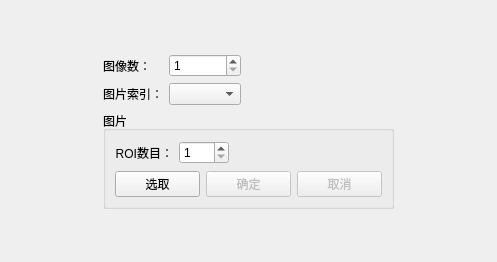
<?xml version="1.0" encoding="UTF-8"?>
<ui version="4.0">
 <class>composeND_preWidget</class>
 <widget class="QWidget" name="composeND_preWidget">
  <property name="geometry">
   <rect>
    <x>0</x>
    <y>0</y>
    <width>497</width>
    <height>262</height>
   </rect>
  </property>
  <property name="windowTitle">
   <string>composeND_preWidget</string>
  </property>
  <layout class="QGridLayout" name="gridLayout_4">
   <item row="0" column="1">
    <spacer name="verticalSpacer_2">
     <property name="orientation">
      <enum>Qt::Vertical</enum>
     </property>
     <property name="sizeHint" stdset="0">
      <size>
       <width>20</width>
       <height>1</height>
      </size>
     </property>
    </spacer>
   </item>
   <item row="1" column="0">
    <spacer name="horizontalSpacer_5">
     <property name="orientation">
      <enum>Qt::Horizontal</enum>
     </property>
     <property name="sizeHint" stdset="0">
      <size>
       <width>0</width>
       <height>20</height>
      </size>
     </property>
    </spacer>
   </item>
   <item row="1" column="1">
    <layout class="QGridLayout" name="gridLayout_3">
     <item row="0" column="0">
      <layout class="QGridLayout" name="gridLayout_2">
       <item row="0" column="0">
        <widget class="QLabel" name="lb_imNum">
         <property name="text">
          <string>图像数：</string>
         </property>
        </widget>
       </item>
       <item row="0" column="1">
        <widget class="QSpinBox" name="sp_imNum">
         <property name="minimum">
          <number>1</number>
         </property>
         <property name="maximum">
          <number>3</number>
         </property>
        </widget>
       </item>
       <item row="1" column="0">
        <widget class="QLabel" name="label">
         <property name="text">
          <string>图片索引：</string>
         </property>
         <property name="alignment">
          <set>Qt::AlignRight|Qt::AlignTrailing|Qt::AlignVCenter</set>
         </property>
        </widget>
       </item>
       <item row="1" column="1">
        <widget class="QComboBox" name="cob_imIdx"/>
       </item>
       <item row="1" column="2">
        <spacer name="horizontalSpacer_3">
         <property name="orientation">
          <enum>Qt::Horizontal</enum>
         </property>
         <property name="sizeHint" stdset="0">
          <size>
           <width>78</width>
           <height>20</height>
          </size>
         </property>
        </spacer>
       </item>
      </layout>
     </item>
     <item row="1" column="0">
      <widget class="QGroupBox" name="gb_block">
       <property name="title">
        <string>图片</string>
       </property>
       <layout class="QGridLayout" name="gridLayout">
        <item row="0" column="0" colspan="3">
         <layout class="QHBoxLayout" name="horizontalLayout_2">
          <item>
           <widget class="QLabel" name="label_5">
            <property name="text">
             <string>ROI数目：</string>
            </property>
            <property name="alignment">
             <set>Qt::AlignRight|Qt::AlignTrailing|Qt::AlignVCenter</set>
            </property>
           </widget>
          </item>
          <item>
           <widget class="QSpinBox" name="sp_roiNum">
            <property name="minimumSize">
             <size>
              <width>50</width>
              <height>0</height>
             </size>
            </property>
            <property name="minimum">
             <number>1</number>
            </property>
            <property name="maximum">
             <number>2</number>
            </property>
           </widget>
          </item>
          <item>
           <spacer name="horizontalSpacer">
            <property name="orientation">
             <enum>Qt::Horizontal</enum>
            </property>
            <property name="sizeHint" stdset="0">
             <size>
              <width>153</width>
              <height>25</height>
             </size>
            </property>
           </spacer>
          </item>
         </layout>
        </item>
        <item row="1" column="0">
         <widget class="QPushButton" name="bt_select">
          <property name="enabled">
           <bool>true</bool>
          </property>
          <property name="text">
           <string>选取</string>
          </property>
         </widget>
        </item>
        <item row="1" column="1">
         <widget class="QPushButton" name="bt_ensure">
          <property name="enabled">
           <bool>false</bool>
          </property>
          <property name="text">
           <string>确定</string>
          </property>
         </widget>
        </item>
        <item row="1" column="2">
         <widget class="QPushButton" name="bt_cancel">
          <property name="enabled">
           <bool>false</bool>
          </property>
          <property name="text">
           <string>取消</string>
          </property>
         </widget>
        </item>
       </layout>
      </widget>
     </item>
    </layout>
   </item>
   <item row="1" column="2">
    <spacer name="horizontalSpacer_2">
     <property name="orientation">
      <enum>Qt::Horizontal</enum>
     </property>
     <property name="sizeHint" stdset="0">
      <size>
       <width>0</width>
       <height>20</height>
      </size>
     </property>
    </spacer>
   </item>
   <item row="2" column="1">
    <spacer name="verticalSpacer">
     <property name="orientation">
      <enum>Qt::Vertical</enum>
     </property>
     <property name="sizeHint" stdset="0">
      <size>
       <width>20</width>
       <height>0</height>
      </size>
     </property>
    </spacer>
   </item>
  </layout>
 </widget>
 <resources/>
 <connections/>
</ui>
